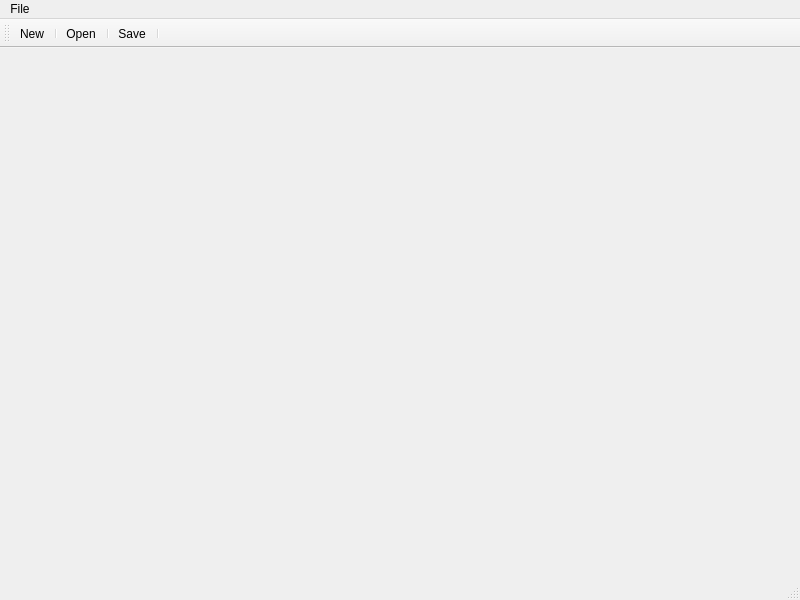
<?xml version="1.0" encoding="UTF-8"?>
<ui version="4.0">
 <class>MainWindow</class>
 <widget class="QMainWindow" name="MainWindow">
  <property name="geometry">
   <rect>
    <x>0</x>
    <y>0</y>
    <width>800</width>
    <height>600</height>
   </rect>
  </property>
  <property name="windowTitle">
   <string>MainWindow</string>
  </property>
  <widget class="QWidget" name="centralwidget"/>
  <widget class="QMenuBar" name="menubar">
   <property name="geometry">
    <rect>
     <x>0</x>
     <y>0</y>
     <width>800</width>
     <height>26</height>
    </rect>
   </property>
   <widget class="QMenu" name="menuFile">
    <property name="title">
     <string>File</string>
    </property>
    <addaction name="actionNew"/>
    <addaction name="separator"/>
    <addaction name="actionOpen"/>
    <addaction name="separator"/>
    <addaction name="actionClose"/>
    <addaction name="separator"/>
    <addaction name="actionSave"/>
    <addaction name="separator"/>
    <addaction name="actionSave_as"/>
   </widget>
   <addaction name="menuFile"/>
  </widget>
  <widget class="QStatusBar" name="statusbar"/>
  <widget class="QToolBar" name="toolBar">
   <property name="windowTitle">
    <string>toolBar</string>
   </property>
   <attribute name="toolBarArea">
    <enum>TopToolBarArea</enum>
   </attribute>
   <attribute name="toolBarBreak">
    <bool>false</bool>
   </attribute>
   <addaction name="actionNew"/>
   <addaction name="separator"/>
   <addaction name="actionOpen"/>
   <addaction name="separator"/>
   <addaction name="actionSave"/>
   <addaction name="separator"/>
  </widget>
  <action name="actionNew">
   <property name="text">
    <string>New</string>
   </property>
  </action>
  <action name="actionOpen">
   <property name="text">
    <string>Open</string>
   </property>
  </action>
  <action name="actionClose">
   <property name="text">
    <string>Close</string>
   </property>
  </action>
  <action name="actionSave">
   <property name="text">
    <string>Save</string>
   </property>
  </action>
  <action name="actionSave_as">
   <property name="text">
    <string>Save as</string>
   </property>
  </action>
 </widget>
 <resources/>
 <connections>
  <connection>
   <sender>actionClose</sender>
   <signal>triggered()</signal>
   <receiver>MainWindow</receiver>
   <slot>close()</slot>
   <hints>
    <hint type="sourcelabel">
     <x>-1</x>
     <y>-1</y>
    </hint>
    <hint type="destinationlabel">
     <x>399</x>
     <y>299</y>
    </hint>
   </hints>
  </connection>
 </connections>
</ui>
